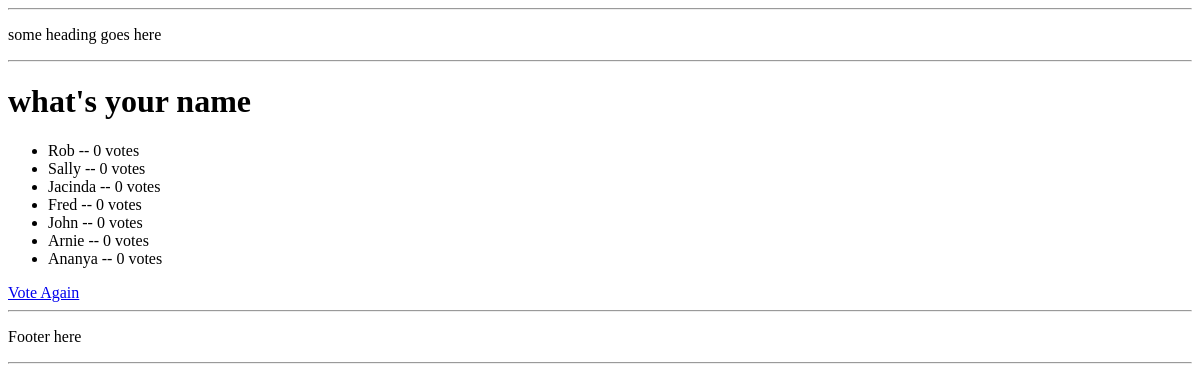
Before: /polls/1/results with the older database file.
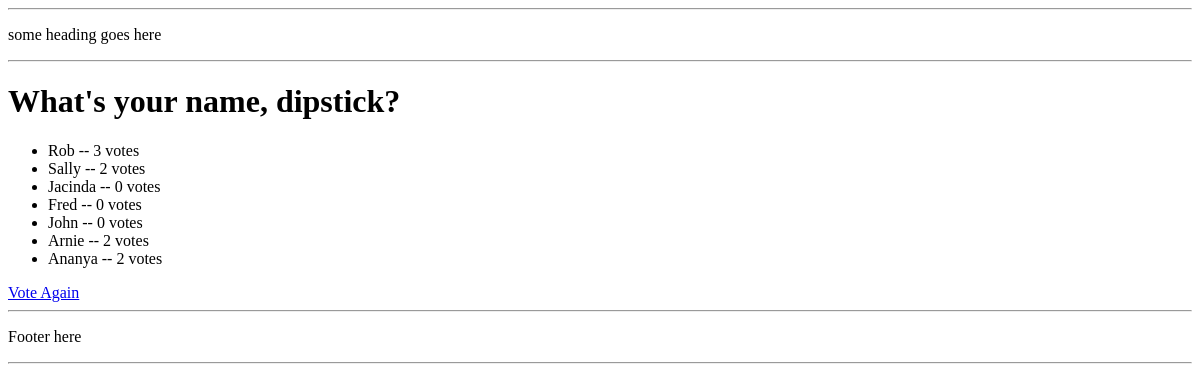
After: the same page with the newer database file.
### polls/models.py (models this page shows, shortened)
class Question(models.Model):
    question_text = models.CharField(max_length=200)
    pub_date = models.DateTimeField('date published')

class Choice(models.Model):
    choice_text=models.CharField(max_length=200)
    votes = models.IntegerField(default=0)
    question = models.ForeignKey(Question, on_delete=models.CASCADE)

### polls/views.py (the view)
# urls.py: url(r'^(?P<question_id>[0-9]+)/results$', views.results, name="results"),
def results(request, question_id):
    question = get_object_or_404(Question, pk = question_id)
    return render(request, 'polls/results.html', {'question': question})

### polls/templates/polls/results.html
{% extends 'polls/base.html' %}
{% block main_content %}
<h1>{{question.question_text}}</h1>
<ul>
    {% for choice in question.choice_set.all %}
        <li>{{choice.choice_text}} -- {{choice.votes}} vote{{ choice.votes|pluralize}}</li>
    {% endfor %}
</ul>
<a href = "{% url 'polls:detail' question.id %}">Vote Again</a>
{% endblock %}

### polls/templates/polls/base.html (shortened to what this page needs)
{% load staticfiles %}
<!DOCTYPE html>
<html lang="en">
<head>
    <link href = "{% static 'polls/style.css' %}" rel="stylesheet" type="text/css"/>
</head>
<body>
<hr>
<p>some heading goes here</p>
<hr>
{% block main_content %}
{% endblock %}
{% include "polls/footer.html" %}
</body>
</html>

### polls/templates/polls/footer.html
<hr>
<p>Footer here</p>
<hr>

### polls/static/polls/style.css (style rules this page uses)
body { background: white url("images/backgroundblue.jpg") no-repeat; }

Changed rows visible on the page:
changed Question: question_text "what's your name" → "What's your name, dipstick?"
changed Choice "Rob": votes "0" → "3"
changed Choice "Sally": votes "0" → "2"
changed Choice "Arnie": votes "0" → "2"
changed Choice "Ananya": votes "0" → "2"
